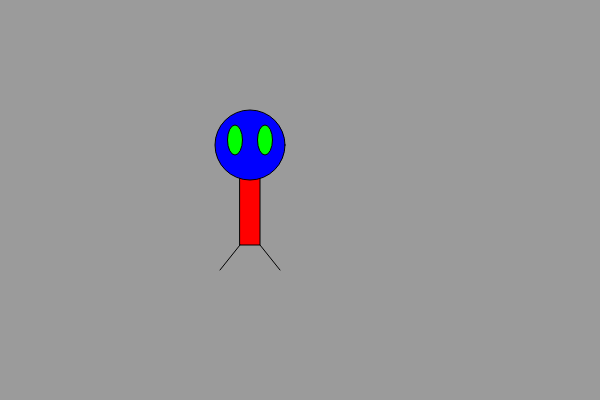
Frame 1 (no input)
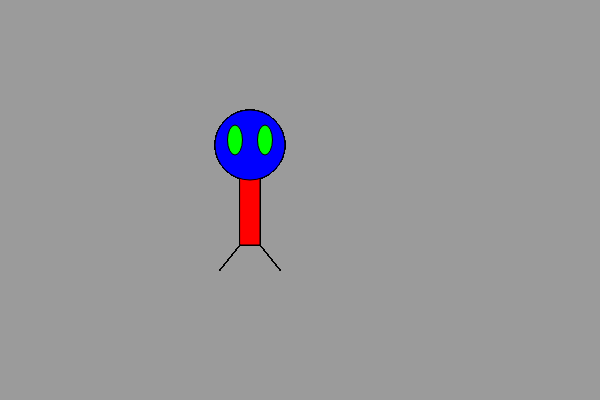
Frame 60 (no input)
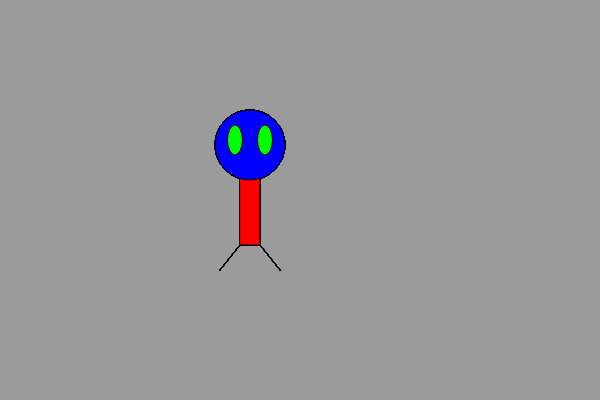
Frame 120 (the mouse pressed at the canvas centre since frame 60)

The p5.js sketch that drew these frames (run headless with seeded random() and noise() and a simulated clock; from frame 60 on, the mouse is pressed at the canvas centre):

// p5.js sketch
// ── sketch.js
function setup() {
  createCanvas(600, 400);
  background(155);
}

//drawing an alien

function draw() {

  //body part
  fill(255, 0, 0);
  rect(240, 145, 20, 100);

  //head
  fill(0, 0, 255);
  ellipse(250, 145, 70, 70);

  //eyes
  fill(0, 255, 0);
  ellipse(235, 140, 15, 30);
  ellipse(265, 140, 15, 30);

  //legs
  line(240, 245, 220, 270);
  line(260, 245, 280, 270);

}
